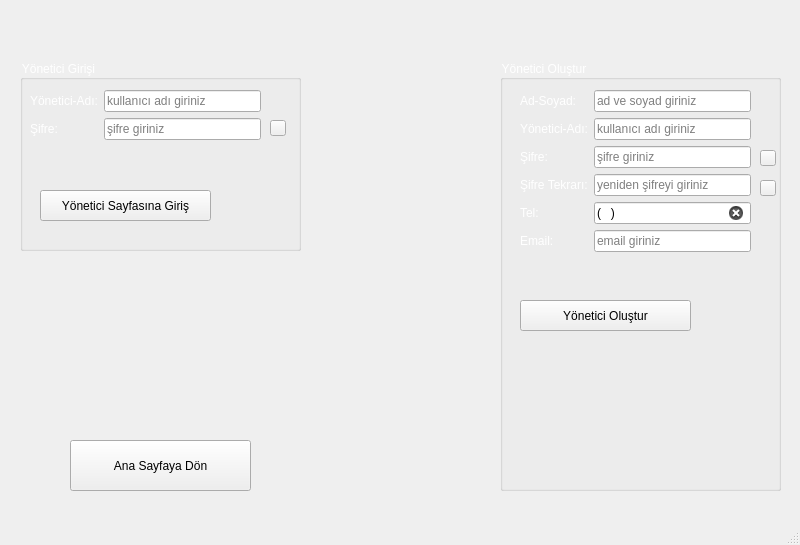
<?xml version="1.0" encoding="UTF-8"?>
<ui version="4.0">
 <class>YoneticiPaneli</class>
 <widget class="QMainWindow" name="YoneticiPaneli">
  <property name="geometry">
   <rect>
    <x>0</x>
    <y>0</y>
    <width>800</width>
    <height>545</height>
   </rect>
  </property>
  <property name="windowTitle">
   <string>Yönetici Paneli</string>
  </property>
  <property name="windowIcon">
   <iconset resource="anasayfa.qrc">
    <normaloff>:/icon/icon2.png</normaloff>:/icon/icon2.png</iconset>
  </property>
  <property name="styleSheet">
   <string notr="true">#centralwidget{
border-image: url(:/arkaplan/arkaplan2.jpg);
}</string>
  </property>
  <widget class="QWidget" name="centralwidget">
   <widget class="QGroupBox" name="groupBox">
    <property name="geometry">
     <rect>
      <x>500</x>
      <y>60</y>
      <width>281</width>
      <height>431</height>
     </rect>
    </property>
    <property name="styleSheet">
     <string notr="true">color: rgb(255, 255, 255);</string>
    </property>
    <property name="title">
     <string>Yönetici Oluştur</string>
    </property>
    <property name="flat">
     <bool>false</bool>
    </property>
    <property name="checkable">
     <bool>false</bool>
    </property>
    <widget class="QWidget" name="formLayoutWidget">
     <property name="geometry">
      <rect>
       <x>20</x>
       <y>30</y>
       <width>231</width>
       <height>221</height>
      </rect>
     </property>
     <layout class="QFormLayout" name="formLayout">
      <item row="1" column="0">
       <widget class="QLabel" name="label_3">
        <property name="text">
         <string>Ad-Soyad:</string>
        </property>
       </widget>
      </item>
      <item row="1" column="1">
       <widget class="QLineEdit" name="lineEdit_1">
        <property name="styleSheet">
         <string notr="true">color: rgb(0, 0, 0);</string>
        </property>
        <property name="placeholderText">
         <string>ad ve soyad giriniz</string>
        </property>
        <property name="clearButtonEnabled">
         <bool>true</bool>
        </property>
       </widget>
      </item>
      <item row="2" column="0">
       <widget class="QLabel" name="label_8">
        <property name="text">
         <string>Yönetici-Adı:</string>
        </property>
       </widget>
      </item>
      <item row="2" column="1">
       <widget class="QLineEdit" name="lineEdit_2">
        <property name="styleSheet">
         <string notr="true">color: rgb(0, 0, 0);</string>
        </property>
        <property name="placeholderText">
         <string>kullanıcı adı giriniz </string>
        </property>
        <property name="clearButtonEnabled">
         <bool>true</bool>
        </property>
       </widget>
      </item>
      <item row="3" column="0">
       <widget class="QLabel" name="label_1">
        <property name="text">
         <string>Şifre:</string>
        </property>
       </widget>
      </item>
      <item row="3" column="1">
       <widget class="QLineEdit" name="lineEdit_4">
        <property name="styleSheet">
         <string notr="true">color: rgb(0, 0, 0);</string>
        </property>
        <property name="echoMode">
         <enum>QLineEdit::Password</enum>
        </property>
        <property name="placeholderText">
         <string>şifre giriniz</string>
        </property>
        <property name="clearButtonEnabled">
         <bool>true</bool>
        </property>
       </widget>
      </item>
      <item row="4" column="0">
       <widget class="QLabel" name="label_2">
        <property name="text">
         <string>Şifre Tekrarı:</string>
        </property>
       </widget>
      </item>
      <item row="4" column="1">
       <widget class="QLineEdit" name="lineEdit_3">
        <property name="toolTip">
         <string>şifre</string>
        </property>
        <property name="autoFillBackground">
         <bool>false</bool>
        </property>
        <property name="styleSheet">
         <string notr="true">color: rgb(0, 0, 0);</string>
        </property>
        <property name="echoMode">
         <enum>QLineEdit::Password</enum>
        </property>
        <property name="placeholderText">
         <string>yeniden şifreyi giriniz</string>
        </property>
        <property name="clearButtonEnabled">
         <bool>true</bool>
        </property>
       </widget>
      </item>
      <item row="5" column="0">
       <widget class="QLabel" name="label_7">
        <property name="text">
         <string>Tel:</string>
        </property>
       </widget>
      </item>
      <item row="5" column="1">
       <widget class="QLineEdit" name="lineEdit_5">
        <property name="styleSheet">
         <string notr="true">color: rgb(0, 0, 0);</string>
        </property>
        <property name="inputMask">
         <string>(999) 999 99 99</string>
        </property>
        <property name="placeholderText">
         <string/>
        </property>
        <property name="clearButtonEnabled">
         <bool>true</bool>
        </property>
       </widget>
      </item>
      <item row="6" column="0">
       <widget class="QLabel" name="label_4">
        <property name="text">
         <string>Email:</string>
        </property>
       </widget>
      </item>
      <item row="6" column="1">
       <widget class="QLineEdit" name="lineEdit_6">
        <property name="styleSheet">
         <string notr="true">color: rgb(0, 0, 0);</string>
        </property>
        <property name="placeholderText">
         <string>email giriniz</string>
        </property>
        <property name="clearButtonEnabled">
         <bool>true</bool>
        </property>
       </widget>
      </item>
      <item row="7" column="0">
       <widget class="QLabel" name="label_5">
        <property name="text">
         <string/>
        </property>
       </widget>
      </item>
     </layout>
    </widget>
    <widget class="QPushButton" name="pushButton">
     <property name="geometry">
      <rect>
       <x>20</x>
       <y>240</y>
       <width>171</width>
       <height>31</height>
      </rect>
     </property>
     <property name="styleSheet">
      <string notr="true">color: rgb(0, 0, 0);</string>
     </property>
     <property name="text">
      <string>Yönetici Oluştur</string>
     </property>
     <property name="icon">
      <iconset resource="anasayfa.qrc">
       <normaloff>:/icon/icon2.png</normaloff>:/icon/icon2.png</iconset>
     </property>
    </widget>
    <widget class="QPushButton" name="pushButton_5">
     <property name="geometry">
      <rect>
       <x>260</x>
       <y>120</y>
       <width>16</width>
       <height>16</height>
      </rect>
     </property>
     <property name="text">
      <string/>
     </property>
    </widget>
    <widget class="QPushButton" name="pushButton_4">
     <property name="geometry">
      <rect>
       <x>260</x>
       <y>90</y>
       <width>16</width>
       <height>16</height>
      </rect>
     </property>
     <property name="text">
      <string/>
     </property>
    </widget>
   </widget>
   <widget class="QGroupBox" name="groupBox_2">
    <property name="geometry">
     <rect>
      <x>20</x>
      <y>60</y>
      <width>281</width>
      <height>191</height>
     </rect>
    </property>
    <property name="styleSheet">
     <string notr="true">color: rgb(255, 255, 255);</string>
    </property>
    <property name="title">
     <string>Yönetici Girişi</string>
    </property>
    <property name="flat">
     <bool>false</bool>
    </property>
    <property name="checkable">
     <bool>false</bool>
    </property>
    <widget class="QWidget" name="formLayoutWidget_2">
     <property name="geometry">
      <rect>
       <x>10</x>
       <y>30</y>
       <width>231</width>
       <height>91</height>
      </rect>
     </property>
     <layout class="QFormLayout" name="formLayout_2">
      <item row="1" column="0">
       <widget class="QLabel" name="label_11">
        <property name="text">
         <string>Yönetici-Adı:</string>
        </property>
       </widget>
      </item>
      <item row="1" column="1">
       <widget class="QLineEdit" name="lineEdit_8">
        <property name="styleSheet">
         <string notr="true">color: rgb(0, 0, 0);</string>
        </property>
        <property name="placeholderText">
         <string>kullanıcı adı giriniz </string>
        </property>
        <property name="clearButtonEnabled">
         <bool>true</bool>
        </property>
       </widget>
      </item>
      <item row="2" column="0">
       <widget class="QLabel" name="label_12">
        <property name="text">
         <string>Şifre:</string>
        </property>
       </widget>
      </item>
      <item row="2" column="1">
       <widget class="QLineEdit" name="lineEdit_10">
        <property name="styleSheet">
         <string notr="true">color: rgb(0, 0, 0);</string>
        </property>
        <property name="echoMode">
         <enum>QLineEdit::Password</enum>
        </property>
        <property name="placeholderText">
         <string>şifre giriniz</string>
        </property>
        <property name="clearButtonEnabled">
         <bool>true</bool>
        </property>
       </widget>
      </item>
      <item row="3" column="0">
       <widget class="QLabel" name="label_9">
        <property name="text">
         <string/>
        </property>
       </widget>
      </item>
     </layout>
    </widget>
    <widget class="QPushButton" name="pushButton_2">
     <property name="geometry">
      <rect>
       <x>20</x>
       <y>130</y>
       <width>171</width>
       <height>31</height>
      </rect>
     </property>
     <property name="styleSheet">
      <string notr="true">color: rgb(0, 0, 0);</string>
     </property>
     <property name="text">
      <string>Yönetici Sayfasına Giriş</string>
     </property>
     <property name="icon">
      <iconset resource="anasayfa.qrc">
       <normaloff>:/icon/icon2.png</normaloff>:/icon/icon2.png</iconset>
     </property>
    </widget>
    <widget class="QPushButton" name="pushButton_6">
     <property name="geometry">
      <rect>
       <x>250</x>
       <y>60</y>
       <width>16</width>
       <height>16</height>
      </rect>
     </property>
     <property name="text">
      <string/>
     </property>
    </widget>
   </widget>
   <widget class="QPushButton" name="pushButton_3">
    <property name="geometry">
     <rect>
      <x>70</x>
      <y>440</y>
      <width>181</width>
      <height>51</height>
     </rect>
    </property>
    <property name="text">
     <string>Ana Sayfaya Dön</string>
    </property>
    <property name="icon">
     <iconset resource="anasayfa.qrc">
      <normaloff>:/icon/icon3.png</normaloff>:/icon/icon3.png</iconset>
    </property>
   </widget>
  </widget>
  <widget class="QMenuBar" name="menubar">
   <property name="geometry">
    <rect>
     <x>0</x>
     <y>0</y>
     <width>800</width>
     <height>26</height>
    </rect>
   </property>
  </widget>
  <widget class="QStatusBar" name="statusbar"/>
 </widget>
 <resources>
  <include location="anasayfa.qrc"/>
 </resources>
 <connections/>
</ui>
